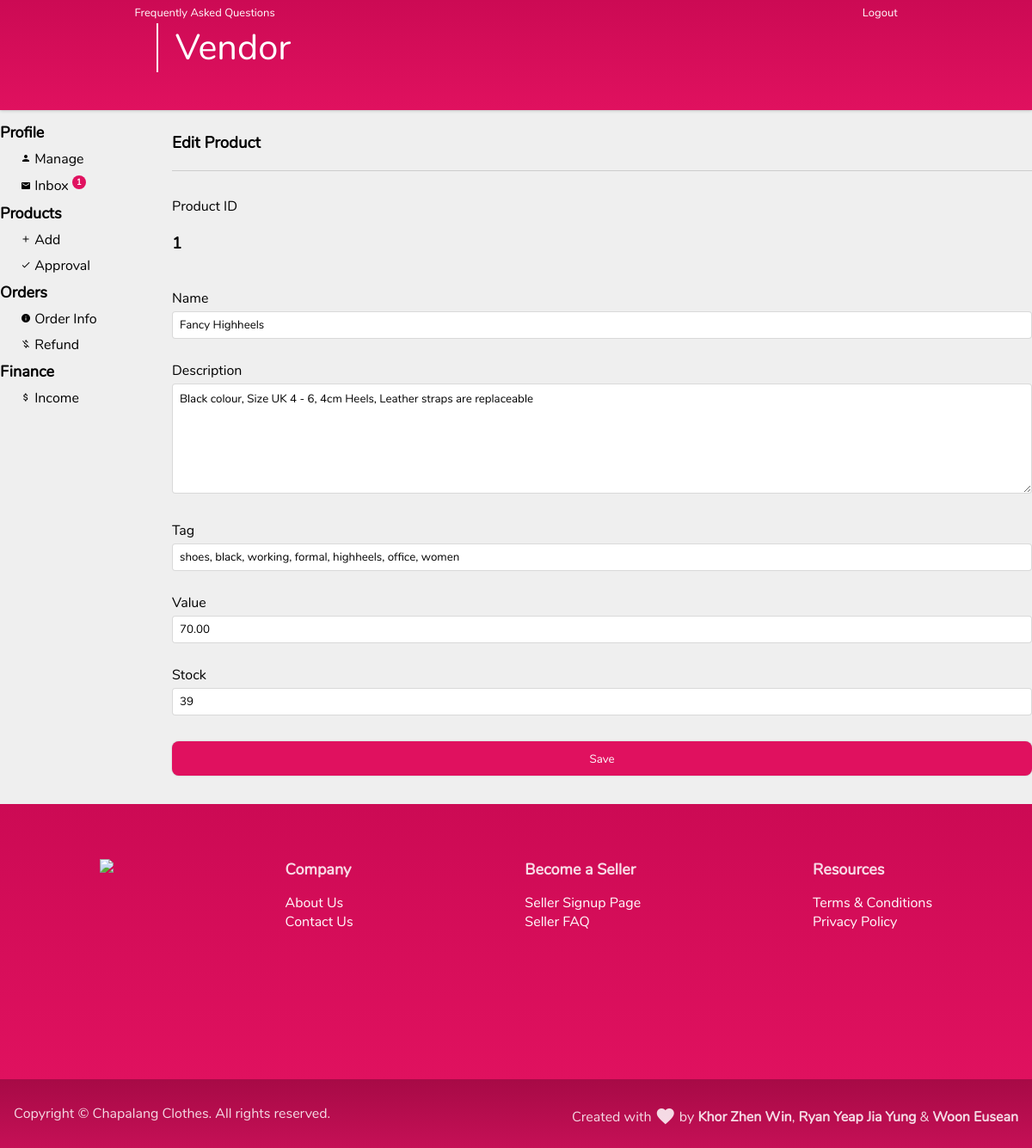
Page /vendor_edit_product.php?productid=1 (signed in) on the committed database.
### tables this page shows
CREATE TABLE IF NOT EXISTS `product` (
  `ProductId` int NOT NULL AUTO_INCREMENT,
  `ProductName` varchar(140) NOT NULL,
  `ProductDescription` varchar(140) NOT NULL,
  `ProductTags` varchar(500) NOT NULL,
  `ProductImage` varchar(500) NOT NULL,
  `ProductPrice` decimal(10,2) NOT NULL,
  `ProductStock` int NOT NULL,
  `ProductStatus` varchar(140) NOT NULL,
  `VendorId` int NOT NULL,
  PRIMARY KEY (`ProductId`),
  KEY `VendorId` (`VendorId`)
);

### includes/database.php (called while the page is built, shortened)
<?php
class mysqlidb
{
  private static $host = "localhost";
  private static $db = "chapalang";
  private static $user = "root";
  private static $pass = "";
  private static $port = 3306;
  private static $con = null;
  static function getConn()
  {
    if (is_null(self::$con)) {
      self::$con = mysqli_connect(self::$host, self::$user, self::$pass, self::$db, self::$port);
    }
    return self::$con;
  }
  static function query(string $queryString)
  {
    $result = self::getConn()->query($queryString);
    if ($result) {
      return $result;
    } else {
      throw new Exception("Query $queryString: " . self::getError());
    }
  }
  static function fetchRow(string $queryString)
  {
    $result = self::query($queryString);
    $row = $result->fetch_assoc();
    return $row;
  }
}

### vendor_edit_product.php (the view, shortened to what this page needs)
<?php
include("includes/database.php");
$vendorId = $_SESSION['vendorid'];
$row = mysqlidb::fetchRow("SELECT * FROM product
WHERE product.ProductId = '$_GET[productid]' AND product.VendorId=$vendorId");
?>
<!DOCTYPE html>
<html lang="en">
<head>
  <link rel="stylesheet" href="styles/template.css" />
  <link rel="stylesheet" href="styles/vendor.css" />
  <link rel="stylesheet" href="styles/pagetopbar.css" />
</head>
<body>
  <?php include "includes/pagetopbar.php" ?>
  <div class="body-wrapper">
    <div></div>
    <div class="content-wrapper container">
      <div class="vendor-container">
        <?php
        include("includes/vendor_sidenav.php");
        ?>
        <div class="vendor-body">
          <form action="vendor_editing_products.php" method="POST" name="vendoreditprod" onsubmit="return validateProduct()">
            <h3>Edit Product</h3>
            <hr><br>
            <label for="productid">Product ID
              <h3><?php echo $row['ProductId'] ?></h3>
            </label>
            <br>
            <label for="productname">Name
              <input placeholder="Enter product name" type="text" value="<?php echo $row['ProductName'] ?>" name="productname" id="prodname" required>
            </label>
            <br><br>
            <label for="desc">Description
              <textarea placeholder="Enter description" name="productdesc" id="proddesc" required><?php echo $row['ProductDescription'] ?></textarea>
            </label>
            <br><br>
            <label for="tag">Tag
              <input placeholder="Enter tag" type="text" value="<?php echo $row['ProductTags'] ?>" name="producttag" id="prodtag" required>
            </label>
            <br><br>
            <label for="value">Value
              <input placeholder="Enter value" type="number" value="<?php echo $row['ProductPrice'] ?>" name="productvalue" id="prodval" step="0.01" required>
            </label>
            <br><br>
            <label for="stock">Stock
              <input placeholder="Enter stock" type="number" value="<?php echo $row['ProductStock'] ?>" name="productstock" id="prodstock" required>
            </label>
            <br><br>
            <input type="submit" value="Save">
            <br><br>
          </form>
        </div>
      </div>
    </div>
  </div>
</body>
</html>

### styles/template.css (style rules this page uses)
:root { --primary: rgb(224, 17, 95); --primary-dark: rgb(197, 16, 85); --secondary: rgb(192, 12, 81); --secondary-dark: rgb(169, 10, 71); --bg-primary: #efefef; --bg-primary-light: #fafafa; --bg-primary-dark: #757575; --col-grey-dark: rgba(0, 0, 0, 0.3); --col-grey-light: rgba(0, 0, 0, 0.15); }
.material-icons { font-family: 'Material Icons'; font-weight: normal; font-style: normal; font-size: 24px; line-height: 1; letter-spacing: normal; text-transform: none; display: inline-block; white-space: nowrap; word-wrap: normal; direction: ltr; -moz-osx-font-smoothing: grayscale; }
html { scroll-behavior: smooth; }
* { box-sizing: border-box; }
body { margin: 0; background-color: #efefef; font-family: 'Nunito', sans-serif !important; }
label { margin: 0.25rem 0; }
input { font-family: 'Nunito', sans-serif; }
form input[type='text'], form input[type='password'], form input[type='email'], form input[type='date'], form input[type='number'] { height: 2rem; border-radius: 0.25rem; border: 1px solid rgba(0, 0, 0, 0.15); box-shadow: none; box-sizing: border-box; margin: 0.25rem 0; padding: 0 0.5rem; width: 100%; transition: box-shadow ease-in-out 0.25s, border ease-in-out 0.25s; }
form textarea { font-family: 'Nunito', sans-serif; border-radius: 0.25rem; border: 1px solid rgba(0, 0, 0, 0.15); box-shadow: none; box-sizing: border-box; margin: 0.25rem 0; padding: 0.5rem; width: 100%; resize: vertical; min-height: 8rem; transition: box-shadow ease-in-out 0.25s, border ease-in-out 0.25s; }
form input[type='button'], form input[type='submit'] { background-color: #e0115f; color: white; text-align: center; height: 2.5rem; width: 100%; line-height: 2.5rem; border-radius: 0.5rem; border: none; box-shadow: 0 0 0.1rem rgba(0, 0, 0, 0.3); cursor: pointer; transition: box-shadow ease-in-out 0.25s; margin: 0.25rem 0; }
input[type='text'], input[type='password'], input[type='email'], input[type='date'], input[type='number'], select { height: 2rem; border-radius: 0.25rem; border: 1px solid rgba(0, 0, 0, 0.15); box-shadow: none; box-sizing: border-box; margin: 0.25rem 0; padding: 0 0.5rem; transition: box-shadow ease-in-out 0.25s, border ease-in-out 0.25s; }
input[type='text']::placeholder, input[type='number']::placeholder, input[type='email']::placeholder, select::placeholder, textarea::placeholder, input[type='password']::placeholder { color: rgba(0, 0, 0, 0.54); font-weight: bold; font-family: 'Nunito', sans-serif; }
a { text-decoration: none; color: black; }
hr { border: 0; height: 1px; background: var(--col-grey-light); }
.unselectable { -webkit-user-select: none; }
.text-left { text-align: left !important; }
.text-right { text-align: right !important; }
.body-wrapper { min-height: 100vh; display: grid; grid-template-rows: 8rem minmax(calc(100vh - 8rem), 1fr) auto; }
.container { margin-right: auto; margin-left: auto; }
.content-wrapper { margin-top: 0.4rem; margin-bottom: 0.4rem; min-width: 1200px; width: 60%; }
.footer { z-index: 50; background-image: linear-gradient(0deg, #e0115f, #cc0a54); color: rgba(255, 255, 255, 0.85); height: 20rem; width: 100%; }
.footer-small { z-index: 50; background-image: linear-gradient(0deg, #c51056, #a70a46); color: rgba(255, 255, 255, 0.85); height: 5rem; width: 100%; }
.footer-small .material-icons { position: relative; top: 6px; }
.footer-wrapper { display: flex; justify-content: space-around; padding: 0 1rem 0 1rem; min-width: 1200px; width: 75%; height: 100%; }
.footer-wrapper-small { align-items: center; display: grid; grid-template-columns: repeat(2, 1fr); padding: 0 1rem 0 1rem; min-width: 1200px; width: 75%; height: 100%; }
.footer-group { margin: 4rem 0; }
.footer-group ul { color: rgba(255, 255, 255); list-style: none; padding: 0; }
.footer-group a { color: rgba(255, 255, 255); }
.footer-logo { width: 200px; height: auto; }
.footer-group-header { font-weight: bold; font-size: large; }

### rows in the picture
product: ProductId "1", productname "Fancy Highheels", productdesc "Black colour, Size UK 4 - 6, 4cm Heels, Leather straps are replaceable", producttag "shoes, black, working, formal, highheels, office, women", productvalue "70.00", productstock "39"

### other values in the picture
$inboxItems "1"
